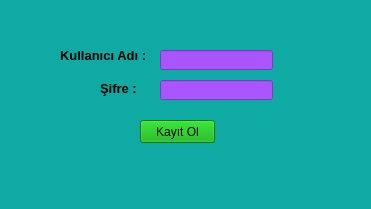
<?xml version="1.0" encoding="UTF-8"?>
<ui version="4.0">
 <class>kayit_ol</class>
 <widget class="QWidget" name="kayit_ol">
  <property name="geometry">
   <rect>
    <x>0</x>
    <y>0</y>
    <width>371</width>
    <height>209</height>
   </rect>
  </property>
  <property name="windowTitle">
   <string>Kayıt Ol Ekranı</string>
  </property>
  <property name="styleSheet">
   <string notr="true">background-color: rgb(16, 170, 165);</string>
  </property>
  <widget class="QLabel" name="kayit_kullanici_adi_label">
   <property name="geometry">
    <rect>
     <x>60</x>
     <y>40</y>
     <width>111</width>
     <height>31</height>
    </rect>
   </property>
   <property name="font">
    <font>
     <pointsize>10</pointsize>
     <weight>75</weight>
     <bold>true</bold>
    </font>
   </property>
   <property name="text">
    <string>Kullanıcı Adı :</string>
   </property>
  </widget>
  <widget class="QLabel" name="kayt_sifre_label">
   <property name="geometry">
    <rect>
     <x>100</x>
     <y>80</y>
     <width>61</width>
     <height>16</height>
    </rect>
   </property>
   <property name="font">
    <font>
     <pointsize>10</pointsize>
     <weight>75</weight>
     <bold>true</bold>
    </font>
   </property>
   <property name="text">
    <string>Şifre :</string>
   </property>
  </widget>
  <widget class="QLineEdit" name="kayit_kullanici_adi_line">
   <property name="geometry">
    <rect>
     <x>160</x>
     <y>50</y>
     <width>113</width>
     <height>20</height>
    </rect>
   </property>
   <property name="font">
    <font>
     <weight>75</weight>
     <bold>true</bold>
    </font>
   </property>
   <property name="styleSheet">
    <string notr="true">background-color: rgb(170, 85, 255);</string>
   </property>
  </widget>
  <widget class="QLineEdit" name="kayit_sifre_line">
   <property name="geometry">
    <rect>
     <x>160</x>
     <y>80</y>
     <width>113</width>
     <height>20</height>
    </rect>
   </property>
   <property name="font">
    <font>
     <weight>75</weight>
     <bold>true</bold>
    </font>
   </property>
   <property name="styleSheet">
    <string notr="true">background-color: rgb(170, 85, 255);</string>
   </property>
  </widget>
  <widget class="QPushButton" name="kayit_ol_buton">
   <property name="geometry">
    <rect>
     <x>140</x>
     <y>120</y>
     <width>75</width>
     <height>23</height>
    </rect>
   </property>
   <property name="styleSheet">
    <string notr="true">background-color: rgb(0, 170, 0);</string>
   </property>
   <property name="text">
    <string>Kayıt Ol</string>
   </property>
  </widget>
  <widget class="QLabel" name="durum_label">
   <property name="geometry">
    <rect>
     <x>120</x>
     <y>160</y>
     <width>251</width>
     <height>20</height>
    </rect>
   </property>
   <property name="font">
    <font>
     <pointsize>9</pointsize>
     <weight>75</weight>
     <bold>true</bold>
    </font>
   </property>
   <property name="text">
    <string/>
   </property>
  </widget>
  <widget class="QLabel" name="kayit_ol_durum">
   <property name="geometry">
    <rect>
     <x>100</x>
     <y>150</y>
     <width>271</width>
     <height>21</height>
    </rect>
   </property>
   <property name="font">
    <font>
     <pointsize>9</pointsize>
     <weight>75</weight>
     <bold>true</bold>
    </font>
   </property>
   <property name="text">
    <string/>
   </property>
  </widget>
 </widget>
 <resources/>
 <connections/>
</ui>
